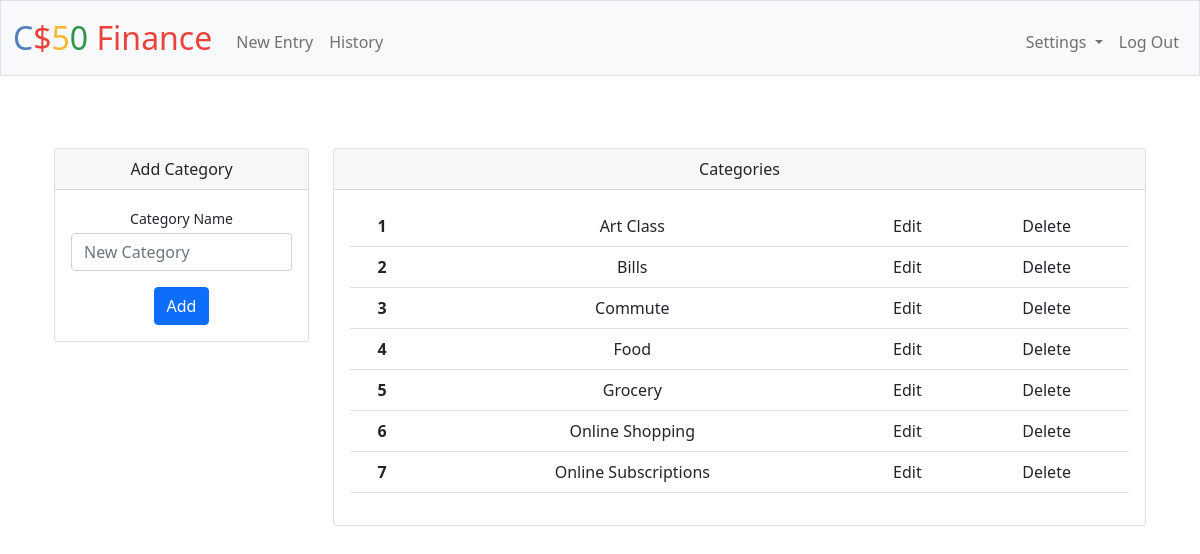
/personal (signed in), run on an earlier commit of the app's database.
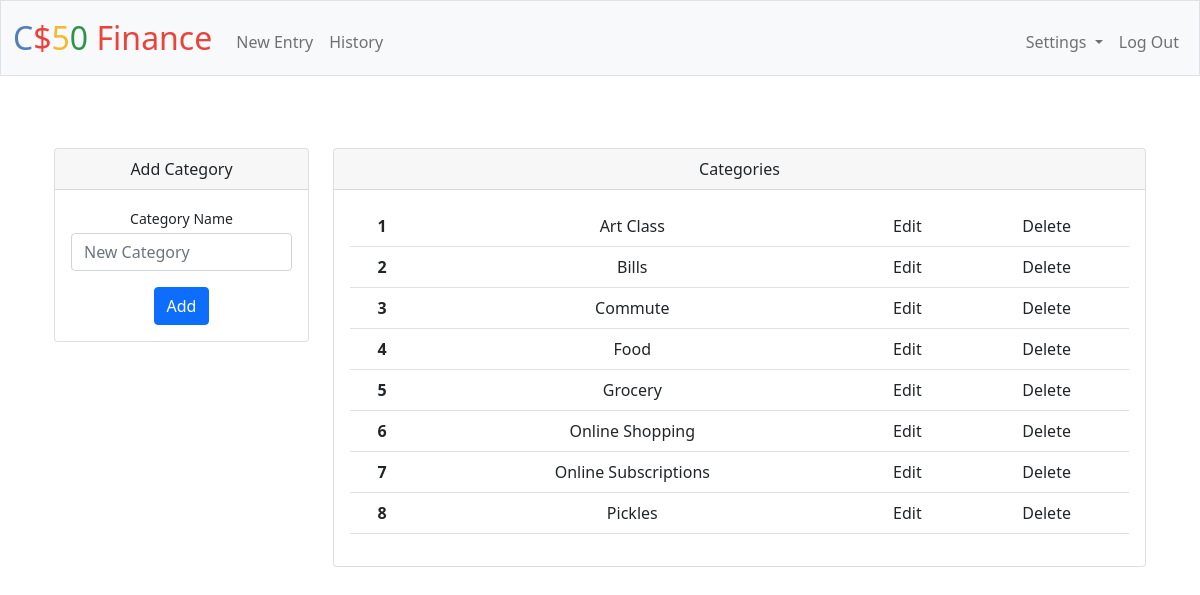
And on a later commit of the database.
### tables this page shows
CREATE TABLE categories (
    id INTEGER PRIMARY KEY AUTOINCREMENT NOT NULL,
    category TEXT NOT NULL,
    user_id INTEGER NOT NULL,
    FOREIGN KEY (user_id) REFERENCES users (id)
);

### app.py (the view)
@app.route("/personal", methods=["GET", "POST"])
@login_required
def personal():
    cat = db.execute("SELECT category FROM categories WHERE user_id=?", session["user_id"])
    categories = []
    for i in range(len(cat)):
        categories.append(cat[i]['category'])
    sorted_cat = sorted(categories)
    if request.method == "POST":
        if not request.form.get("category"):
            return apology("please add a category", 400)
        if request.form.get("category") in categories:
            return apology("category already exists", 400)
        db.execute("INSERT INTO categories (category,user_id) VALUES (?,?)", request.form.get("category"), session["user_id"])
        return redirect("/personal")
    else:
        return render_template("personal.html", sorted_cat=sorted_cat)

### app.py (called while the page is built)
@app.after_request
def after_request(response):
    response.headers["Cache-Control"] = "no-cache, no-store, must-revalidate"
    response.headers["Expires"] = 0
    response.headers["Pragma"] = "no-cache"
    return response

### helpers.py (called while the page is built)
def login_required(f):
    @wraps(f)
    def decorated_function(*args, **kwargs):
        if session.get("user_id") is None:
            return redirect("/login")
        return f(*args, **kwargs)
    return decorated_function

### templates/personal.html (shortened to what this page needs)
{% extends "layout.html" %}
{% block main %}
<div class="container-sm px-4 mt-4">
    <div class="row">
        <div class="col-xl-3">
            <div class="card mb-4">
                <div class="card-header">Add Category</div>
                <div class="card-body">
                    <form action="/personal" method="post">
                        <div class="mb-3">
                            <label class="small mb-1" for="category">Category Name</label>
                            <input class="form-control" id="category" name="category" type="text" placeholder="New Category" required>
                        </div>
                        <button class="btn btn-primary" type="submit">Add</button>
                    </form>
                </div>
            </div>
        </div>
        <div class="col-xl-9">
            <div class="card mb-3">
                <div class="card-header">Categories</div>
                <div class="card-body">
                    <form action="/personal" method="post">
                        <table class="table">
                            <tbody>
                                {% for line in sorted_cat %}
                                <tr>
                                  <th scope="row">{{loop.index}}</th>
                                  <td>{{line}}</td>
                                  <td>Edit</td>
                                  <td>Delete</td>
                                </tr>
                                {% endfor %}
                            </tbody>
                          </table>
                    </form>
                </div>
            </div>
        </div>
    </div>
</div>
{% endblock %}

### templates/layout.html (shortened to what this page needs)
<!DOCTYPE html>
<html lang="en">
    <head>
        <link href="https://cdn.jsdelivr.net/npm/bootstrap@5.1.3/dist/css/bootstrap.min.css" rel="stylesheet">
        <link href="/static/styles.css" rel="stylesheet">
    </head>
    <body>
        <nav class="bg-light border navbar navbar-expand-md navbar-light">
            <div class="container-fluid">
                <a class="navbar-brand" href="/"><span class="blue">C</span><span class="red">$</span><span class="yellow">5</span><span class="green">0</span> <span class="red">Finance</span></a>
                <div class="collapse navbar-collapse" id="navbar">
                    {% if session["user_id"] %}
                        <ul class="navbar-nav me-auto mt-2">
                            <li class="nav-item"><a class="nav-link" href="/entry">New Entry</a></li>
                            <li class="nav-item"><a class="nav-link" href="/history">History</a></li>
                        </ul>
                        <ul class="navbar-nav ms-auto mt-2">
                            <li class="nav-item dropdown">
                                <a class="nav-link dropdown-toggle" href="#" role="button" data-bs-toggle="dropdown" aria-expanded="false">
                                  Settings
                                </a>
                            </li>
                            <li class="nav-item"><a class="nav-link" href="/logout">Log Out</a></li>
                        </ul>
                    {% else %}
                        <ul class="navbar-nav ms-auto mt-2">
                            <li class="nav-item"><a class="nav-link" href="/register">Register</a></li>
                            <li class="nav-item"><a class="nav-link" href="/login">Log In</a></li>
                        </ul>
                    {% endif %}
                </div>
            </div>
        </nav>
        <main class="container-fluid py-5 text-center">
            {% block main %}{% endblock %}
        </main>
    </body>
</html>

### static/styles.css (style rules this page uses)
nav .navbar-brand { font-size: xx-large; }
nav .navbar-brand .blue { color: #537fbe; }
nav .navbar-brand .red { color: #ea433b; }
nav .navbar-brand .yellow { color: #f5b82e; }
nav .navbar-brand .green { color: #2e944b; }

What changed in the data, as far as the page shows it:
added categories: category "Pickles"
